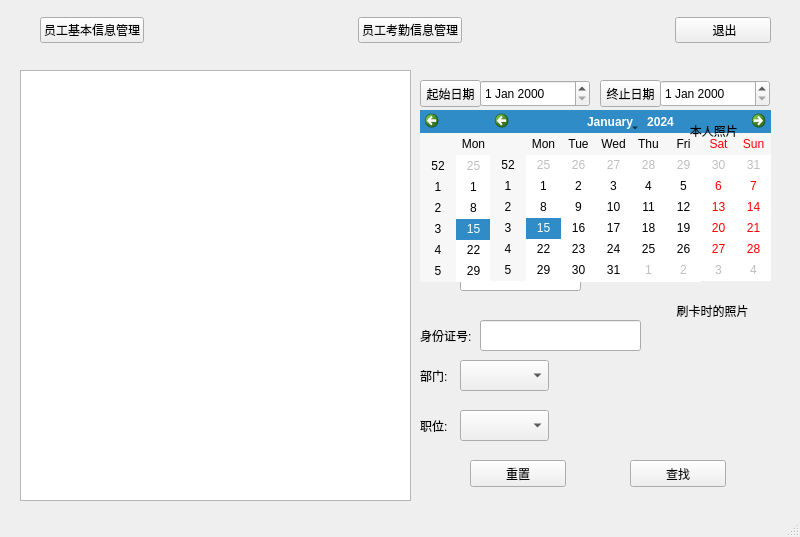
<?xml version="1.0" encoding="UTF-8"?>
<ui version="4.0">
 <class>myindex</class>
 <widget class="QMainWindow" name="myindex">
  <property name="geometry">
   <rect>
    <x>0</x>
    <y>0</y>
    <width>800</width>
    <height>537</height>
   </rect>
  </property>
  <property name="windowTitle">
   <string>员工考勤管理系统</string>
  </property>
  <widget class="QWidget" name="centralwidget">
   <widget class="QWidget" name="horizontalLayoutWidget">
    <property name="geometry">
     <rect>
      <x>40</x>
      <y>10</y>
      <width>731</width>
      <height>41</height>
     </rect>
    </property>
    <layout class="QHBoxLayout" name="horizontalLayout">
     <item>
      <widget class="QPushButton" name="pushButton_baseinfo">
       <property name="text">
        <string>员工基本信息管理</string>
       </property>
      </widget>
     </item>
     <item>
      <spacer name="horizontalSpacer_2">
       <property name="orientation">
        <enum>Qt::Horizontal</enum>
       </property>
       <property name="sizeHint" stdset="0">
        <size>
         <width>40</width>
         <height>20</height>
        </size>
       </property>
      </spacer>
     </item>
     <item>
      <widget class="QPushButton" name="pushButton_workinfo">
       <property name="text">
        <string>员工考勤信息管理</string>
       </property>
      </widget>
     </item>
     <item>
      <spacer name="horizontalSpacer">
       <property name="orientation">
        <enum>Qt::Horizontal</enum>
       </property>
       <property name="sizeHint" stdset="0">
        <size>
         <width>40</width>
         <height>20</height>
        </size>
       </property>
      </spacer>
     </item>
     <item>
      <widget class="QPushButton" name="pushButton_exit">
       <property name="text">
        <string>          退出         </string>
       </property>
      </widget>
     </item>
    </layout>
   </widget>
   <widget class="QStackedWidget" name="stackedWidget">
    <property name="geometry">
     <rect>
      <x>20</x>
      <y>70</y>
      <width>761</width>
      <height>441</height>
     </rect>
    </property>
    <property name="currentIndex">
     <number>1</number>
    </property>
    <widget class="QWidget" name="page">
     <widget class="QLabel" name="label">
      <property name="geometry">
       <rect>
        <x>30</x>
        <y>0</y>
        <width>101</width>
        <height>31</height>
       </rect>
      </property>
      <property name="text">
       <string>员工基本信息:</string>
      </property>
     </widget>
     <widget class="QTableView" name="tableView">
      <property name="geometry">
       <rect>
        <x>30</x>
        <y>30</y>
        <width>701</width>
        <height>141</height>
       </rect>
      </property>
     </widget>
     <widget class="QPushButton" name="pushButton_add">
      <property name="geometry">
       <rect>
        <x>40</x>
        <y>380</y>
        <width>96</width>
        <height>27</height>
       </rect>
      </property>
      <property name="text">
       <string>添加</string>
      </property>
     </widget>
     <widget class="QPushButton" name="pushButton_delete">
      <property name="geometry">
       <rect>
        <x>190</x>
        <y>380</y>
        <width>96</width>
        <height>27</height>
       </rect>
      </property>
      <property name="text">
       <string>删除</string>
      </property>
     </widget>
     <widget class="QPushButton" name="pushButton_find">
      <property name="geometry">
       <rect>
        <x>340</x>
        <y>380</y>
        <width>96</width>
        <height>27</height>
       </rect>
      </property>
      <property name="text">
       <string>查找</string>
      </property>
     </widget>
     <widget class="QPushButton" name="pushButton_upadate">
      <property name="geometry">
       <rect>
        <x>480</x>
        <y>380</y>
        <width>96</width>
        <height>27</height>
       </rect>
      </property>
      <property name="text">
       <string>修改</string>
      </property>
     </widget>
     <widget class="QLabel" name="label_2">
      <property name="geometry">
       <rect>
        <x>30</x>
        <y>180</y>
        <width>41</width>
        <height>31</height>
       </rect>
      </property>
      <property name="text">
       <string>卡号:</string>
      </property>
     </widget>
     <widget class="QLabel" name="label_3">
      <property name="geometry">
       <rect>
        <x>220</x>
        <y>180</y>
        <width>31</width>
        <height>31</height>
       </rect>
      </property>
      <property name="text">
       <string>姓名:</string>
      </property>
     </widget>
     <widget class="QLabel" name="label_4">
      <property name="geometry">
       <rect>
        <x>390</x>
        <y>180</y>
        <width>31</width>
        <height>31</height>
       </rect>
      </property>
      <property name="text">
       <string>性别:</string>
      </property>
     </widget>
     <widget class="QLineEdit" name="lineEdit_cardID">
      <property name="geometry">
       <rect>
        <x>70</x>
        <y>180</y>
        <width>101</width>
        <height>31</height>
       </rect>
      </property>
      <property name="text">
       <string/>
      </property>
     </widget>
     <widget class="QLineEdit" name="lineEdit_name">
      <property name="geometry">
       <rect>
        <x>260</x>
        <y>180</y>
        <width>91</width>
        <height>31</height>
       </rect>
      </property>
     </widget>
     <widget class="QComboBox" name="comboBox_sex">
      <property name="geometry">
       <rect>
        <x>430</x>
        <y>180</y>
        <width>101</width>
        <height>31</height>
       </rect>
      </property>
      <property name="styleSheet">
       <string notr="true"/>
      </property>
      <item>
       <property name="text">
        <string/>
       </property>
      </item>
      <item>
       <property name="text">
        <string>男</string>
       </property>
      </item>
      <item>
       <property name="text">
        <string>女</string>
       </property>
      </item>
     </widget>
     <widget class="QLabel" name="label_5">
      <property name="geometry">
       <rect>
        <x>30</x>
        <y>230</y>
        <width>64</width>
        <height>31</height>
       </rect>
      </property>
      <property name="text">
       <string>出生年月:</string>
      </property>
     </widget>
     <widget class="QLabel" name="label_6">
      <property name="geometry">
       <rect>
        <x>30</x>
        <y>280</y>
        <width>64</width>
        <height>31</height>
       </rect>
      </property>
      <property name="text">
       <string>身份证号:</string>
      </property>
     </widget>
     <widget class="QLabel" name="label_7">
      <property name="geometry">
       <rect>
        <x>290</x>
        <y>230</y>
        <width>41</width>
        <height>31</height>
       </rect>
      </property>
      <property name="text">
       <string>电话:</string>
      </property>
     </widget>
     <widget class="QLabel" name="label_8">
      <property name="geometry">
       <rect>
        <x>290</x>
        <y>280</y>
        <width>31</width>
        <height>31</height>
       </rect>
      </property>
      <property name="text">
       <string>住址:</string>
      </property>
     </widget>
     <widget class="QLabel" name="label_9">
      <property name="geometry">
       <rect>
        <x>30</x>
        <y>330</y>
        <width>31</width>
        <height>31</height>
       </rect>
      </property>
      <property name="text">
       <string>部门:</string>
      </property>
     </widget>
     <widget class="QLabel" name="label_10">
      <property name="geometry">
       <rect>
        <x>220</x>
        <y>330</y>
        <width>31</width>
        <height>31</height>
       </rect>
      </property>
      <property name="text">
       <string>职位:</string>
      </property>
     </widget>
     <widget class="QLabel" name="label_11">
      <property name="geometry">
       <rect>
        <x>390</x>
        <y>330</y>
        <width>31</width>
        <height>31</height>
       </rect>
      </property>
      <property name="text">
       <string>密码:</string>
      </property>
     </widget>
     <widget class="QLabel" name="label_12">
      <property name="geometry">
       <rect>
        <x>560</x>
        <y>180</y>
        <width>31</width>
        <height>31</height>
       </rect>
      </property>
      <property name="text">
       <string>照片:</string>
      </property>
     </widget>
     <widget class="QComboBox" name="comboBox_year">
      <property name="geometry">
       <rect>
        <x>90</x>
        <y>230</y>
        <width>71</width>
        <height>31</height>
       </rect>
      </property>
      <item>
       <property name="text">
        <string/>
       </property>
      </item>
      <item>
       <property name="text">
        <string>1990</string>
       </property>
      </item>
      <item>
       <property name="text">
        <string>1991</string>
       </property>
      </item>
      <item>
       <property name="text">
        <string>1992</string>
       </property>
      </item>
      <item>
       <property name="text">
        <string>1993</string>
       </property>
      </item>
      <item>
       <property name="text">
        <string>1994</string>
       </property>
      </item>
      <item>
       <property name="text">
        <string>1995</string>
       </property>
      </item>
      <item>
       <property name="text">
        <string>1996</string>
       </property>
      </item>
      <item>
       <property name="text">
        <string>1997</string>
       </property>
      </item>
      <item>
       <property name="text">
        <string>1998</string>
       </property>
      </item>
      <item>
       <property name="text">
        <string>1999</string>
       </property>
      </item>
      <item>
       <property name="text">
        <string>2000</string>
       </property>
      </item>
      <item>
       <property name="text">
        <string>2001</string>
       </property>
      </item>
      <item>
       <property name="text">
        <string>2002</string>
       </property>
      </item>
      <item>
       <property name="text">
        <string>2003</string>
       </property>
      </item>
      <item>
       <property name="text">
        <string>2004</string>
       </property>
      </item>
      <item>
       <property name="text">
        <string>2005</string>
       </property>
      </item>
      <item>
       <property name="text">
        <string>2006</string>
       </property>
      </item>
      <item>
       <property name="text">
        <string>2007</string>
       </property>
      </item>
     </widget>
     <widget class="QComboBox" name="comboBox_month">
      <property name="geometry">
       <rect>
        <x>190</x>
        <y>230</y>
        <width>51</width>
        <height>31</height>
       </rect>
      </property>
      <item>
       <property name="text">
        <string/>
       </property>
      </item>
      <item>
       <property name="text">
        <string>01</string>
       </property>
      </item>
      <item>
       <property name="text">
        <string>02</string>
       </property>
      </item>
      <item>
       <property name="text">
        <string>03</string>
       </property>
      </item>
      <item>
       <property name="text">
        <string>04</string>
       </property>
      </item>
      <item>
       <property name="text">
        <string>06</string>
       </property>
      </item>
      <item>
       <property name="text">
        <string>06</string>
       </property>
      </item>
      <item>
       <property name="text">
        <string>07</string>
       </property>
      </item>
      <item>
       <property name="text">
        <string>08</string>
       </property>
      </item>
      <item>
       <property name="text">
        <string>09</string>
       </property>
      </item>
      <item>
       <property name="text">
        <string>10</string>
       </property>
      </item>
      <item>
       <property name="text">
        <string>11</string>
       </property>
      </item>
      <item>
       <property name="text">
        <string>12</string>
       </property>
      </item>
     </widget>
     <widget class="QLabel" name="label_13">
      <property name="geometry">
       <rect>
        <x>170</x>
        <y>230</y>
        <width>16</width>
        <height>31</height>
       </rect>
      </property>
      <property name="text">
       <string>年</string>
      </property>
     </widget>
     <widget class="QLabel" name="label_14">
      <property name="geometry">
       <rect>
        <x>250</x>
        <y>230</y>
        <width>16</width>
        <height>31</height>
       </rect>
      </property>
      <property name="text">
       <string>月</string>
      </property>
     </widget>
     <widget class="QLineEdit" name="lineEdit_phone">
      <property name="geometry">
       <rect>
        <x>330</x>
        <y>230</y>
        <width>211</width>
        <height>31</height>
       </rect>
      </property>
     </widget>
     <widget class="QLineEdit" name="lineEdit_ID">
      <property name="geometry">
       <rect>
        <x>100</x>
        <y>280</y>
        <width>161</width>
        <height>31</height>
       </rect>
      </property>
      <property name="text">
       <string/>
      </property>
     </widget>
     <widget class="QLineEdit" name="lineEdit_address">
      <property name="geometry">
       <rect>
        <x>330</x>
        <y>280</y>
        <width>211</width>
        <height>31</height>
       </rect>
      </property>
      <property name="text">
       <string/>
      </property>
     </widget>
     <widget class="QComboBox" name="comboBox_department">
      <property name="geometry">
       <rect>
        <x>70</x>
        <y>330</y>
        <width>101</width>
        <height>31</height>
       </rect>
      </property>
      <item>
       <property name="text">
        <string/>
       </property>
      </item>
      <item>
       <property name="text">
        <string>销售部</string>
       </property>
      </item>
      <item>
       <property name="text">
        <string>董事会</string>
       </property>
      </item>
      <item>
       <property name="text">
        <string>后勤部</string>
       </property>
      </item>
      <item>
       <property name="text">
        <string>技术部</string>
       </property>
      </item>
      <item>
       <property name="text">
        <string>其他</string>
       </property>
      </item>
     </widget>
     <widget class="QComboBox" name="comboBox_position">
      <property name="geometry">
       <rect>
        <x>260</x>
        <y>330</y>
        <width>89</width>
        <height>31</height>
       </rect>
      </property>
      <item>
       <property name="text">
        <string/>
       </property>
      </item>
      <item>
       <property name="text">
        <string>经理</string>
       </property>
      </item>
      <item>
       <property name="text">
        <string>员工</string>
       </property>
      </item>
      <item>
       <property name="text">
        <string>其他</string>
       </property>
      </item>
     </widget>
     <widget class="QLineEdit" name="lineEdit_password">
      <property name="geometry">
       <rect>
        <x>430</x>
        <y>330</y>
        <width>113</width>
        <height>31</height>
       </rect>
      </property>
     </widget>
     <widget class="QPushButton" name="pushButton_clear">
      <property name="geometry">
       <rect>
        <x>620</x>
        <y>380</y>
        <width>96</width>
        <height>27</height>
       </rect>
      </property>
      <property name="text">
       <string>清空</string>
      </property>
     </widget>
     <widget class="QPushButton" name="pushButton_selectphoto">
      <property name="geometry">
       <rect>
        <x>610</x>
        <y>330</y>
        <width>121</width>
        <height>31</height>
       </rect>
      </property>
      <property name="text">
       <string>选择照片</string>
      </property>
     </widget>
     <widget class="QLabel" name="label_photo">
      <property name="geometry">
       <rect>
        <x>610</x>
        <y>180</y>
        <width>121</width>
        <height>151</height>
       </rect>
      </property>
      <property name="text">
       <string>          照片</string>
      </property>
     </widget>
    </widget>
    <widget class="QWidget" name="page_2">
     <widget class="QPushButton" name="pushButton_clear_2">
      <property name="geometry">
       <rect>
        <x>450</x>
        <y>390</y>
        <width>96</width>
        <height>27</height>
       </rect>
      </property>
      <property name="text">
       <string>重置</string>
      </property>
     </widget>
     <widget class="QTableView" name="tableView_2">
      <property name="geometry">
       <rect>
        <x>0</x>
        <y>0</y>
        <width>391</width>
        <height>431</height>
       </rect>
      </property>
     </widget>
     <widget class="QPushButton" name="pushButton_find_2">
      <property name="geometry">
       <rect>
        <x>610</x>
        <y>390</y>
        <width>96</width>
        <height>27</height>
       </rect>
      </property>
      <property name="text">
       <string>查找</string>
      </property>
     </widget>
     <widget class="QLabel" name="label_15">
      <property name="geometry">
       <rect>
        <x>400</x>
        <y>40</y>
        <width>31</width>
        <height>31</height>
       </rect>
      </property>
      <property name="text">
       <string>卡号:</string>
      </property>
     </widget>
     <widget class="QLabel" name="label_16">
      <property name="geometry">
       <rect>
        <x>400</x>
        <y>90</y>
        <width>31</width>
        <height>31</height>
       </rect>
      </property>
      <property name="text">
       <string>姓名:</string>
      </property>
     </widget>
     <widget class="QLabel" name="label_17">
      <property name="geometry">
       <rect>
        <x>400</x>
        <y>140</y>
        <width>31</width>
        <height>31</height>
       </rect>
      </property>
      <property name="text">
       <string>性别:</string>
      </property>
     </widget>
     <widget class="QLabel" name="label_18">
      <property name="geometry">
       <rect>
        <x>400</x>
        <y>290</y>
        <width>31</width>
        <height>31</height>
       </rect>
      </property>
      <property name="text">
       <string>部门:</string>
      </property>
     </widget>
     <widget class="QLabel" name="label_19">
      <property name="geometry">
       <rect>
        <x>400</x>
        <y>190</y>
        <width>31</width>
        <height>31</height>
       </rect>
      </property>
      <property name="text">
       <string>电话:</string>
      </property>
     </widget>
     <widget class="QLabel" name="label_20">
      <property name="geometry">
       <rect>
        <x>400</x>
        <y>340</y>
        <width>31</width>
        <height>31</height>
       </rect>
      </property>
      <property name="text">
       <string>职位:</string>
      </property>
     </widget>
     <widget class="QLabel" name="label_25">
      <property name="geometry">
       <rect>
        <x>400</x>
        <y>250</y>
        <width>61</width>
        <height>31</height>
       </rect>
      </property>
      <property name="text">
       <string>身份证号:</string>
      </property>
     </widget>
     <widget class="QPushButton" name="pushButton_starttime">
      <property name="geometry">
       <rect>
        <x>400</x>
        <y>10</y>
        <width>61</width>
        <height>27</height>
       </rect>
      </property>
      <property name="text">
       <string>起始日期</string>
      </property>
     </widget>
     <widget class="QPushButton" name="pushButton_endtime">
      <property name="geometry">
       <rect>
        <x>580</x>
        <y>10</y>
        <width>61</width>
        <height>27</height>
       </rect>
      </property>
      <property name="text">
       <string>终止日期</string>
      </property>
     </widget>
     <widget class="QDateEdit" name="dateEdit_start">
      <property name="geometry">
       <rect>
        <x>460</x>
        <y>10</y>
        <width>110</width>
        <height>27</height>
       </rect>
      </property>
     </widget>
     <widget class="QDateEdit" name="dateEdit_end">
      <property name="geometry">
       <rect>
        <x>640</x>
        <y>10</y>
        <width>110</width>
        <height>27</height>
       </rect>
      </property>
     </widget>
     <widget class="QLineEdit" name="lineEdit_cardID_2">
      <property name="geometry">
       <rect>
        <x>442</x>
        <y>40</y>
        <width>121</width>
        <height>31</height>
       </rect>
      </property>
     </widget>
     <widget class="QLineEdit" name="lineEdit_name_2">
      <property name="geometry">
       <rect>
        <x>440</x>
        <y>90</y>
        <width>121</width>
        <height>31</height>
       </rect>
      </property>
     </widget>
     <widget class="QLineEdit" name="lineEdit_phone_2">
      <property name="geometry">
       <rect>
        <x>440</x>
        <y>190</y>
        <width>121</width>
        <height>31</height>
       </rect>
      </property>
     </widget>
     <widget class="QLineEdit" name="lineEdit_ID_2">
      <property name="geometry">
       <rect>
        <x>460</x>
        <y>250</y>
        <width>161</width>
        <height>31</height>
       </rect>
      </property>
      <property name="text">
       <string/>
      </property>
     </widget>
     <widget class="QComboBox" name="comboBox_department_2">
      <property name="geometry">
       <rect>
        <x>440</x>
        <y>290</y>
        <width>89</width>
        <height>31</height>
       </rect>
      </property>
      <item>
       <property name="text">
        <string/>
       </property>
      </item>
      <item>
       <property name="text">
        <string>董事会</string>
       </property>
      </item>
      <item>
       <property name="text">
        <string>技术部</string>
       </property>
      </item>
      <item>
       <property name="text">
        <string>销售部</string>
       </property>
      </item>
      <item>
       <property name="text">
        <string>后勤部</string>
       </property>
      </item>
     </widget>
     <widget class="QComboBox" name="comboBox_position_2">
      <property name="geometry">
       <rect>
        <x>440</x>
        <y>340</y>
        <width>89</width>
        <height>31</height>
       </rect>
      </property>
      <item>
       <property name="text">
        <string/>
       </property>
      </item>
      <item>
       <property name="text">
        <string>经理</string>
       </property>
      </item>
      <item>
       <property name="text">
        <string>员工</string>
       </property>
      </item>
     </widget>
     <widget class="QComboBox" name="comboBox_sex_2">
      <property name="geometry">
       <rect>
        <x>440</x>
        <y>140</y>
        <width>89</width>
        <height>31</height>
       </rect>
      </property>
      <item>
       <property name="text">
        <string/>
       </property>
      </item>
      <item>
       <property name="text">
        <string>男</string>
       </property>
      </item>
      <item>
       <property name="text">
        <string>女</string>
       </property>
      </item>
     </widget>
     <widget class="QCalendarWidget" name="calendarWidget_starttime">
      <property name="geometry">
       <rect>
        <x>400</x>
        <y>40</y>
        <width>281</width>
        <height>172</height>
       </rect>
      </property>
     </widget>
     <widget class="QCalendarWidget" name="calendarWidget_endtime">
      <property name="geometry">
       <rect>
        <x>470</x>
        <y>40</y>
        <width>281</width>
        <height>171</height>
       </rect>
      </property>
     </widget>
     <widget class="QLabel" name="label_org_photo">
      <property name="geometry">
       <rect>
        <x>640</x>
        <y>70</y>
        <width>111</width>
        <height>141</height>
       </rect>
      </property>
      <property name="text">
       <string/>
      </property>
     </widget>
     <widget class="QLabel" name="label_cur">
      <property name="geometry">
       <rect>
        <x>650</x>
        <y>230</y>
        <width>91</width>
        <height>21</height>
       </rect>
      </property>
      <property name="text">
       <string>  刷卡时的照片</string>
      </property>
     </widget>
     <widget class="QLabel" name="label_cur_photo">
      <property name="geometry">
       <rect>
        <x>640</x>
        <y>250</y>
        <width>111</width>
        <height>131</height>
       </rect>
      </property>
      <property name="text">
       <string/>
      </property>
     </widget>
     <widget class="QLabel" name="label_org">
      <property name="geometry">
       <rect>
        <x>660</x>
        <y>50</y>
        <width>81</width>
        <height>21</height>
       </rect>
      </property>
      <property name="text">
       <string>   本人照片</string>
      </property>
     </widget>
    </widget>
   </widget>
  </widget>
  <widget class="QMenuBar" name="menubar">
   <property name="geometry">
    <rect>
     <x>0</x>
     <y>0</y>
     <width>800</width>
     <height>23</height>
    </rect>
   </property>
  </widget>
  <widget class="QStatusBar" name="statusbar"/>
 </widget>
 <resources/>
 <connections/>
</ui>
